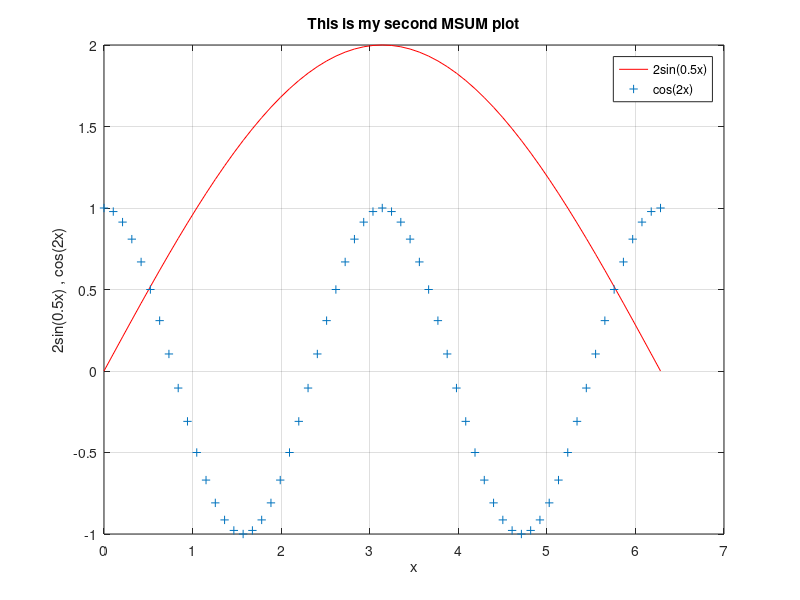

This chart was generated by the following MATLAB code:
% Create the x-axis
x = 0:pi/30:2*pi;

% Make a vector for 2sin(x/2)
y1 = 2*sin(x./2);

% Plot 2sin(x/2) as a solid line in red
plot(x, y1, 'r');

% Make a vector for cos(2x)
y2 = cos(x.*2);

% Use hold on to add a second plot to the graph
hold on

% Plot cos(2x)
plot(x,y2,'+')

% Activate a grid 
grid on

% Create a legend
legend({'2sin(0.5x)','cos(2x)'})

% Add x and y labels
xlabel('x')
ylabel('2sin(0.5x) , cos(2x)')

% Add a title
title('This is my second MSUM plot')